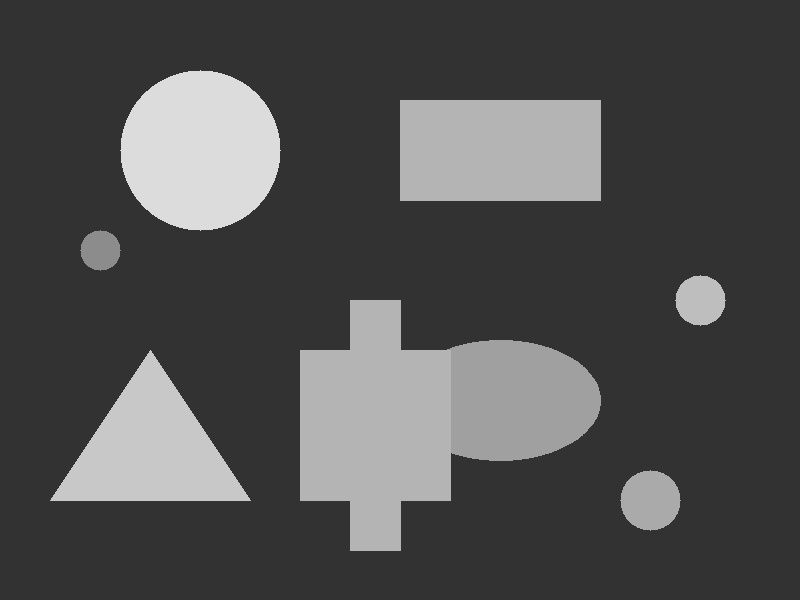
#> input picture posts/series/cv-foundations/images/segmentation-demo.jpg, 800 x 600 px
$ jupyter execute base.ipynb   (shell and % lines are left out)
#> lines starting #> are read from the running program, lines starting #| are printed output that depends on the picture; after the words box and inside, x2 and y2 are one past the last pixel; in counts of white or black regions, pixels touching at a corner belong together
[cell 1]
# imports
import os
import sys
import types
import json

# figure size/format
fig_width = 7
fig_height = 5
fig_format = 'retina'
fig_dpi = 96

# matplotlib defaults / format
try:
  import matplotlib.pyplot as plt
  plt.rcParams['figure.figsize'] = (fig_width, fig_height)
  plt.rcParams['figure.dpi'] = fig_dpi
  plt.rcParams['savefig.dpi'] = fig_dpi
  from IPython.display import set_matplotlib_formats
  set_matplotlib_formats(fig_format)
except Exception:
  pass

# plotly use connected mode
try:
  import plotly.io as pio
  pio.renderers.default = "notebook_connected"
except Exception:
  pass

# enable pandas latex repr when targeting pdfs
try:
  import pandas as pd
  if fig_format == 'pdf':
    pd.set_option('display.latex.repr', True)
except Exception:
  pass


# output kernel dependencies
kernel_deps = dict()
for module in list(sys.modules.values()):
  # Some modules play games with sys.modules (e.g. email/__init__.py
  # in the standard library), and occasionally this can cause strange
  # failures in getattr.  Just ignore anything that's not an ordinary
  # module.
  if not isinstance(module, types.ModuleType):
    continue
  path = getattr(module, "__file__", None)
  if not path:
    continue
  if path.endswith(".pyc") or path.endswith(".pyo"):
    path = path[:-1]
  if not os.path.exists(path):
    continue
  kernel_deps[path] = os.stat(path).st_mtime
print(json.dumps(kernel_deps))

# set run_path if requested
if r'/home/hasan/Schreibtisch/projects/git_data/quarto_blog_hasan/posts/series/cv-foundations':
  os.chdir(r'/home/hasan/Schreibtisch/projects/git_data/quarto_blog_hasan/posts/series/cv-foundations')

# reset state

def ojs_define(**kwargs):
  import json
  try:
    # IPython 7.14 preferred import
    from IPython.display import display, HTML
  except:
    from IPython.core.display import display, HTML

  # do some minor magic for convenience when handling pandas
  # dataframes
  def convert(v):
    try:
      import pandas as pd
    except ModuleNotFoundError: # don't do the magic when pandas is not available
      return v
    if type(v) == pd.Series:
      v = pd.DataFrame(v)
    if type(v) == pd.DataFrame:
      j = json.loads(v.T.to_json(orient='split'))
      return dict((k,v) for (k,v) in zip(j["index"], j["data"]))
    else:
      return v

  v = dict(contents=list(dict(name=key, value=convert(value)) for (key, value) in kwargs.items()))
  display(HTML('<script type="ojs-define">' + json.dumps(v) + '</script>'), metadata=dict(ojs_define = True))
globals()["ojs_define"] = ojs_define

[cell 2]
# | eval: true
import cv2
import numpy as np
import matplotlib.pyplot as plt

# Load our synthetic segmentation demo image
img = cv2.imread('images/segmentation-demo.jpg')
#> img is the input picture: shape (600, 800, 3); min 42, max 228, mean 79.9
img_rgb = cv2.cvtColor(img, cv2.COLOR_BGR2RGB)
gray = cv2.cvtColor(img, cv2.COLOR_BGR2GRAY)

# Simple thresholding
def apply_thresholding(image, threshold_value=127):
    """Apply different thresholding techniques"""
#> called with threshold_value = 127

    # Simple binary thresholding
    _, binary = cv2.threshold(image, threshold_value, 255, cv2.THRESH_BINARY)
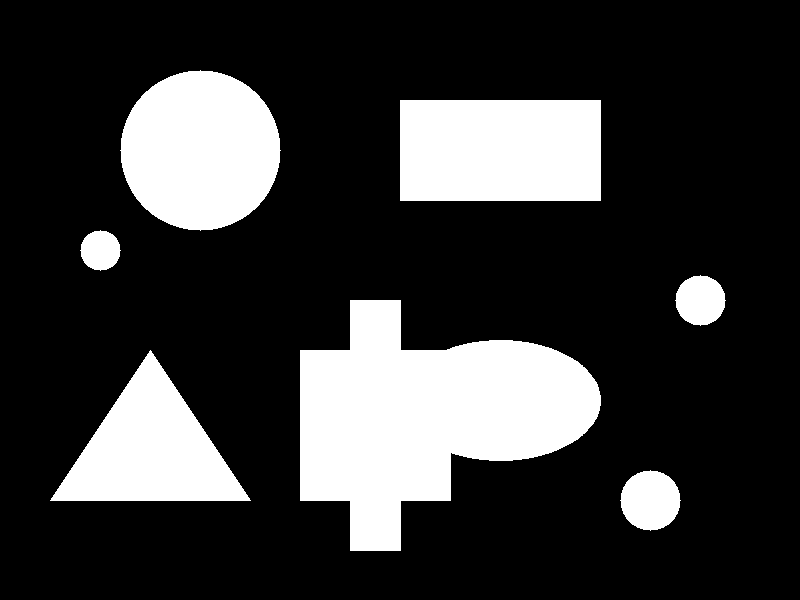
#> binary: shape (600, 800); 21.8% white; 7 white regions, largest, box (x1, y1, x2, y2) and area: (300, 300, 601, 551) 43177, (400, 100, 601, 201) 20301, (120, 70, 281, 231) 20081

    # Adaptive thresholding (handles varying lighting)
    adaptive_mean = cv2.adaptiveThreshold(
        image, 255, cv2.ADAPTIVE_THRESH_MEAN_C, cv2.THRESH_BINARY, 11, 2
    )
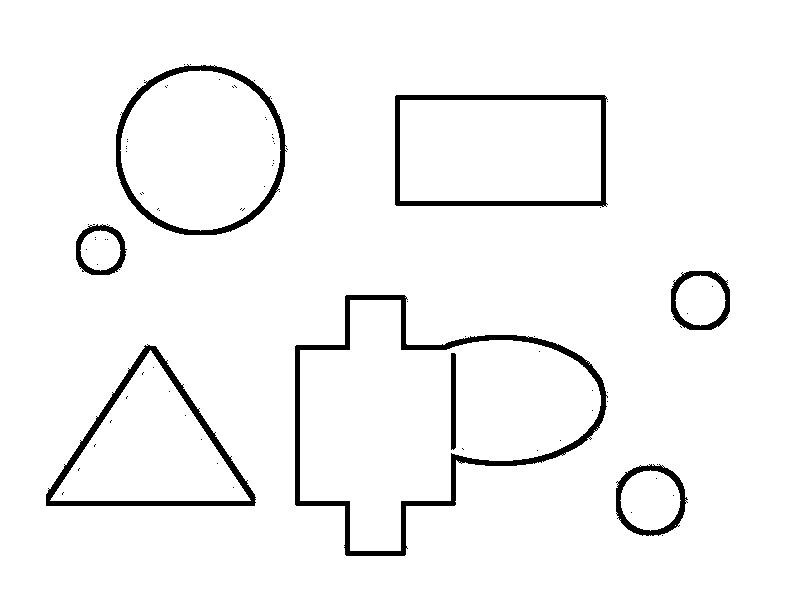
#> adaptive_mean: shape (600, 800); 96% white; 86 black regions (78 under 20 px), largest, box (x1, y1, x2, y2) and area: (295, 295, 608, 556) 5688, (46, 344, 256, 506) 3420, (395, 95, 608, 207) 3123

    adaptive_gaussian = cv2.adaptiveThreshold(
        image, 255, cv2.ADAPTIVE_THRESH_GAUSSIAN_C, cv2.THRESH_BINARY, 11, 2
    )
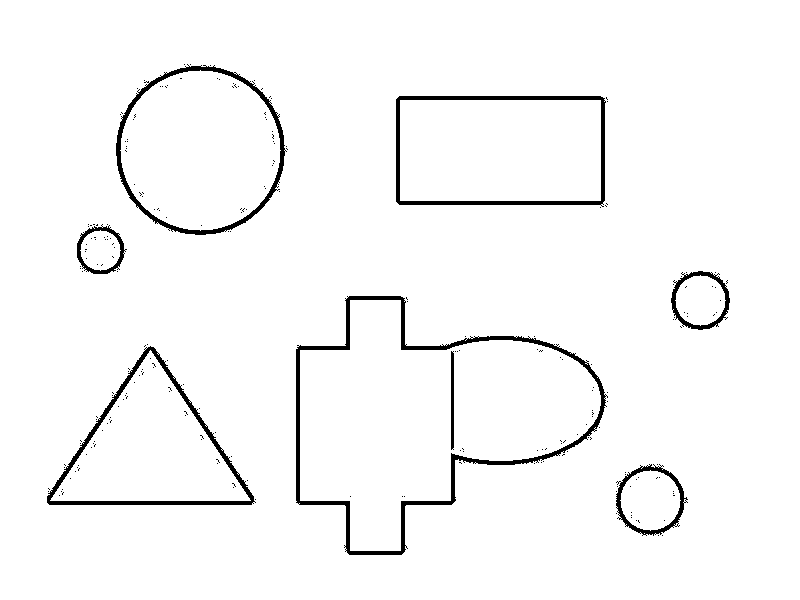
#> adaptive_gaussian: shape (600, 800); 97% white; 244 black regions (236 under 20 px), largest, box (x1, y1, x2, y2) and area: (296, 296, 608, 555) 4388, (47, 346, 256, 505) 2487, (396, 96, 606, 207) 2457

    # Otsu's thresholding (automatically finds best threshold)
    _, otsu = cv2.threshold(image, 0, 255, cv2.THRESH_BINARY + cv2.THRESH_OTSU)

    return binary, adaptive_mean, adaptive_gaussian, otsu

# Apply different thresholding techniques
binary, adaptive_mean, adaptive_gaussian, otsu = apply_thresholding(gray)

# Display results
plt.figure(figsize=(20, 12))
#> (this line was passed over: IPython is not available in this run)

plt.subplot(2, 3, 1)
#> (this line was passed over: IPython is not available in this run)
plt.imshow(img_rgb)
#> (this line was passed over: IPython is not available in this run)
plt.title("Original Image")
#> (this line was passed over: IPython is not available in this run)
plt.axis('off')
#> (this line was passed over: IPython is not available in this run)

plt.subplot(2, 3, 2)
#> (this line was passed over: IPython is not available in this run)
plt.imshow(gray, cmap='gray')
#> (this line was passed over: IPython is not available in this run)
plt.title("Grayscale")
plt.axis('off')

plt.subplot(2, 3, 3)
plt.imshow(binary, cmap='gray')
plt.title("Binary Thresholding (T=127)")
plt.axis('off')

plt.subplot(2, 3, 4)
plt.imshow(adaptive_mean, cmap='gray')
plt.title("Adaptive Mean Thresholding")
plt.axis('off')

plt.subplot(2, 3, 5)
plt.imshow(adaptive_gaussian, cmap='gray')
plt.title("Adaptive Gaussian Thresholding")
plt.axis('off')

plt.subplot(2, 3, 6)
plt.imshow(otsu, cmap='gray')
plt.title("Otsu's Automatic Thresholding")
plt.axis('off')

plt.tight_layout()
plt.show()

print("🎯 Thresholding Results:")
print(f"- Binary: Simple threshold at 127")
print(f"- Adaptive Mean: Local neighborhood average")
print(f"- Adaptive Gaussian: Weighted neighborhood average")
print(f"- Otsu: Automatically found optimal threshold")
